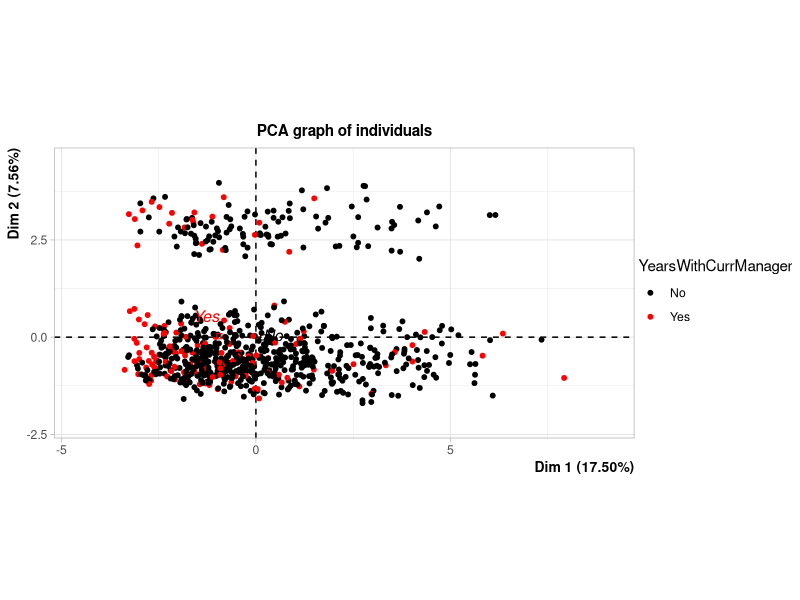
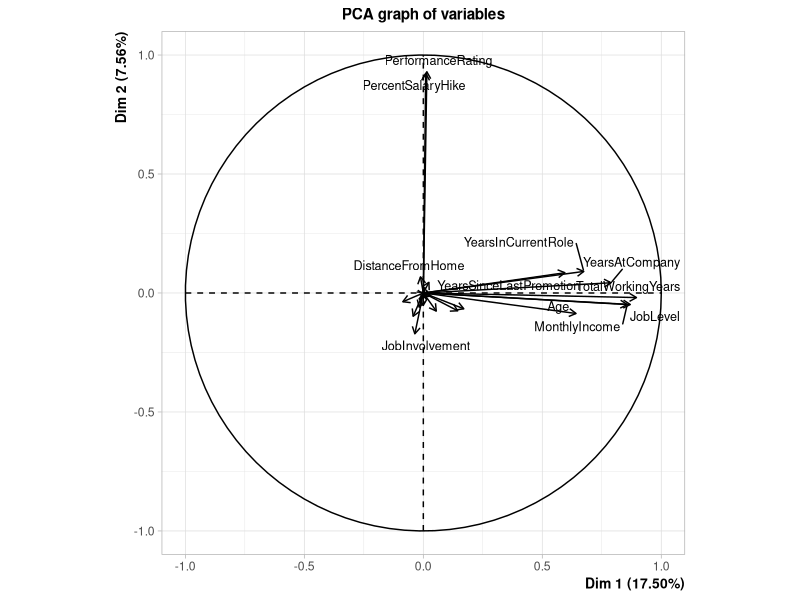
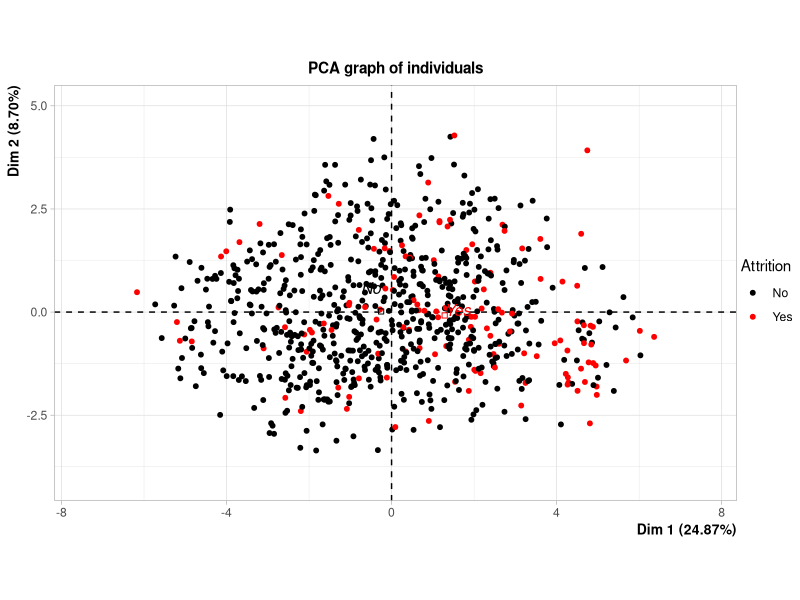
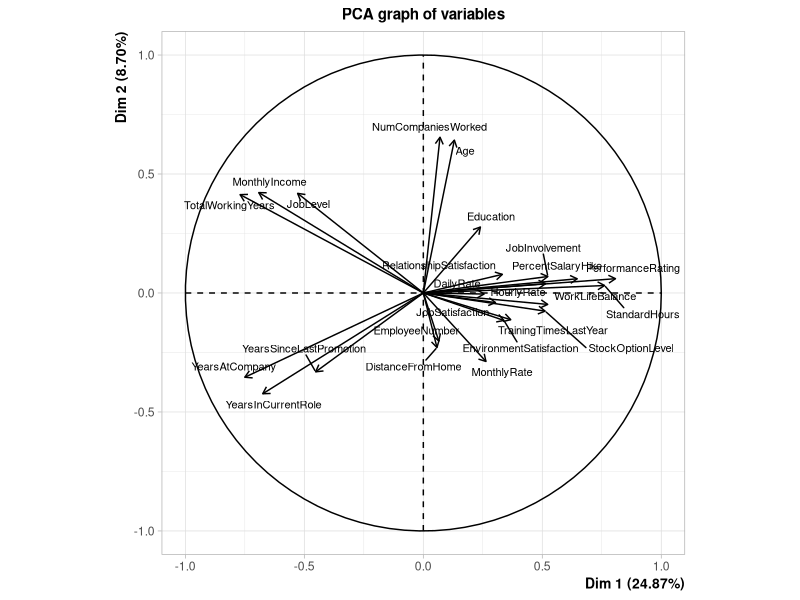
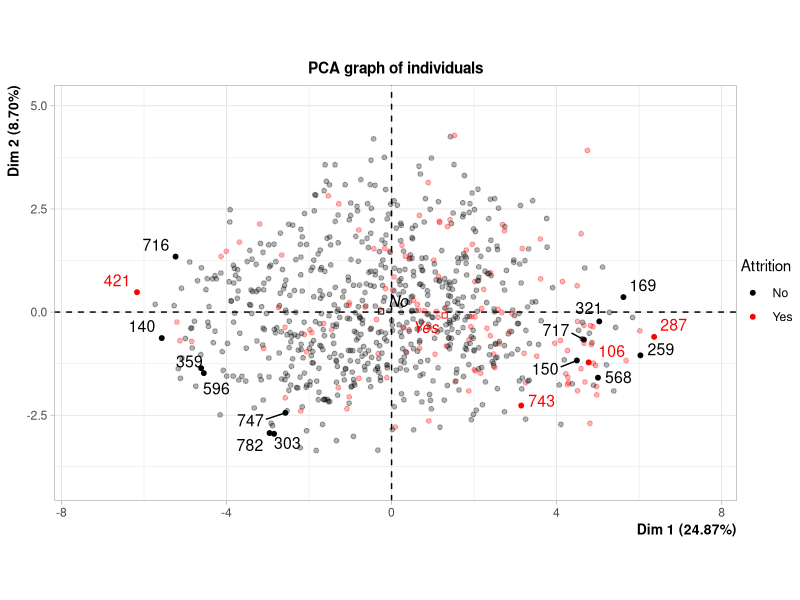
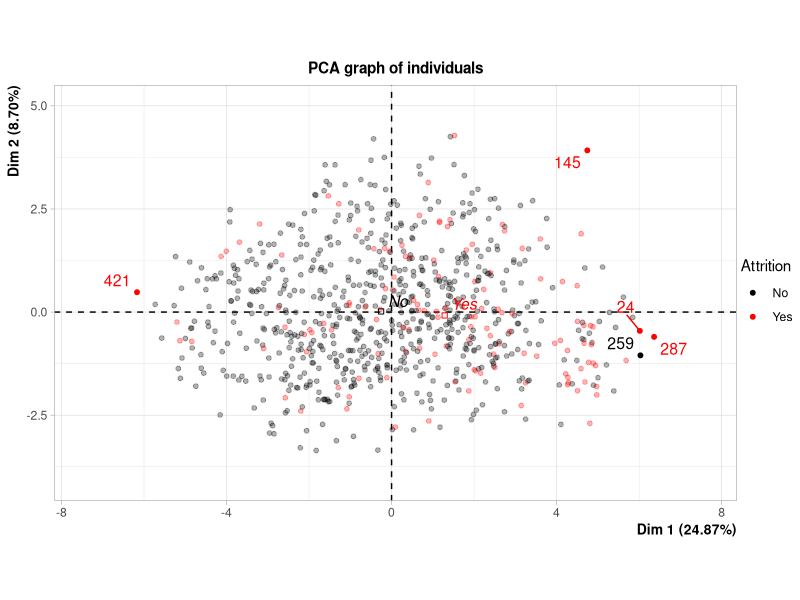
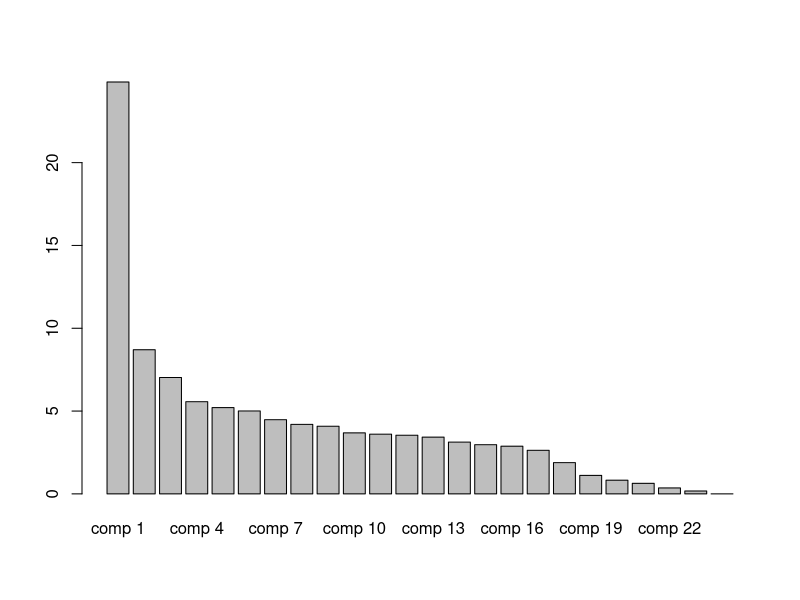
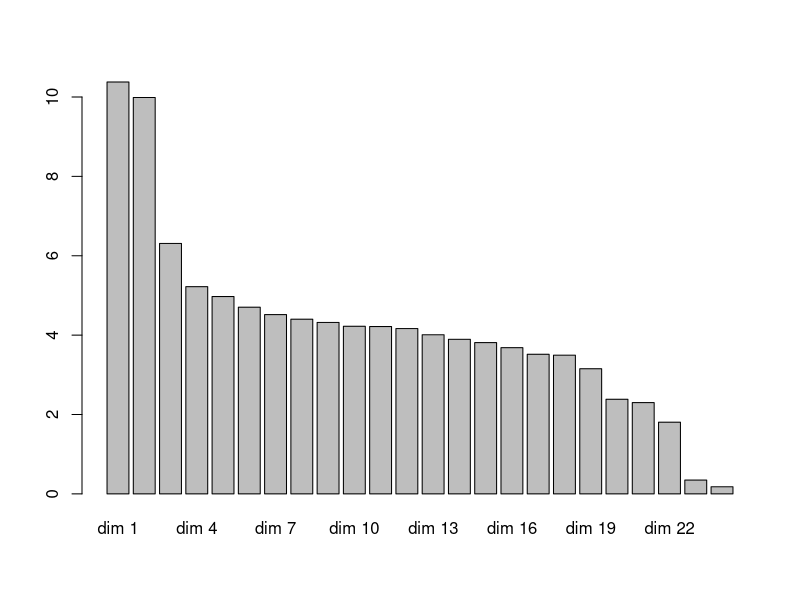

The R script that drew these images, in order:
## ---- chunk 1
data_train <- read.csv2("spreedsheets/data_train.csv", sep = ",")
data_train <- na.omit(data_train)
dim(data_train)
head(data_train)
## ---- chunk 2
data_train_num <- data_train[, unlist(lapply(data_train, is.numeric))]
data_train_num[25] <- data_train["Attrition"]
dim(data_train_num)
head(data_train_num)
## ---- chunk 3
chisq.test(data_train_num[-25])
## ---- chunk 4
library(FactoMineR)
res <- PCA(data_train_num, scale.unit = TRUE, graph = FALSE, quali.sup = 25)
plot(res, choix = "ind", habillage = 25, select = FALSE, unselect = 0)
plot(res, choix = "var", cex = 0.8)
## ---- chunk 5
data_train_log <- log(data_train_num[,-25])
data_train_log[data_train_log == -Inf] <- 0
data_train_log <- t(scale(t(data_train_log)))
data_train_log <- as.data.frame(data_train_log)
data_train_log[25] <- data_train["Attrition"]

head(data_train_log)
## ---- chunk 6
res <- PCA(data_train_log, scale.unit = TRUE, graph = FALSE, quali.sup = 25)
plot(res, choix = "ind", habillage = 25, select = FALSE, unselect = 0)
plot(res, choix = "var", cex = 0.7)
## ---- chunk 7
plot(res, select="cos2 0.7", choix="ind", habillage = 25)
plot(res, select="contrib 5", choix="ind", habillage = 25)
## ---- chunk 8
res$eig
barplot(res$eig[,2])
## ---- chunk 9
usefull_col <- (res$var$contrib[,1] > median(res$var$contrib[,1])) | (res$var$contrib[,2] > median(res$var$contrib[,2]))
usefull_col
## ---- chunk 10
data_train_fact <- data_train[, unlist(lapply(data_train, is.character))]
dim(data_train_fact)
head(data_train_fact)
## ---- chunk 11
library(FactoMineR)
res = MCA(data_train_fact, graph = FALSE)
barplot(res$eig[,2])
plot(res, invisible = "ind", cex = 0.5)
## ---- chunk 12
attach(data_train)
chisq.test(table(EducationField, JobRole))
chisq.test(table(EducationField, Department))
chisq.test(table(JobRole, Department))
